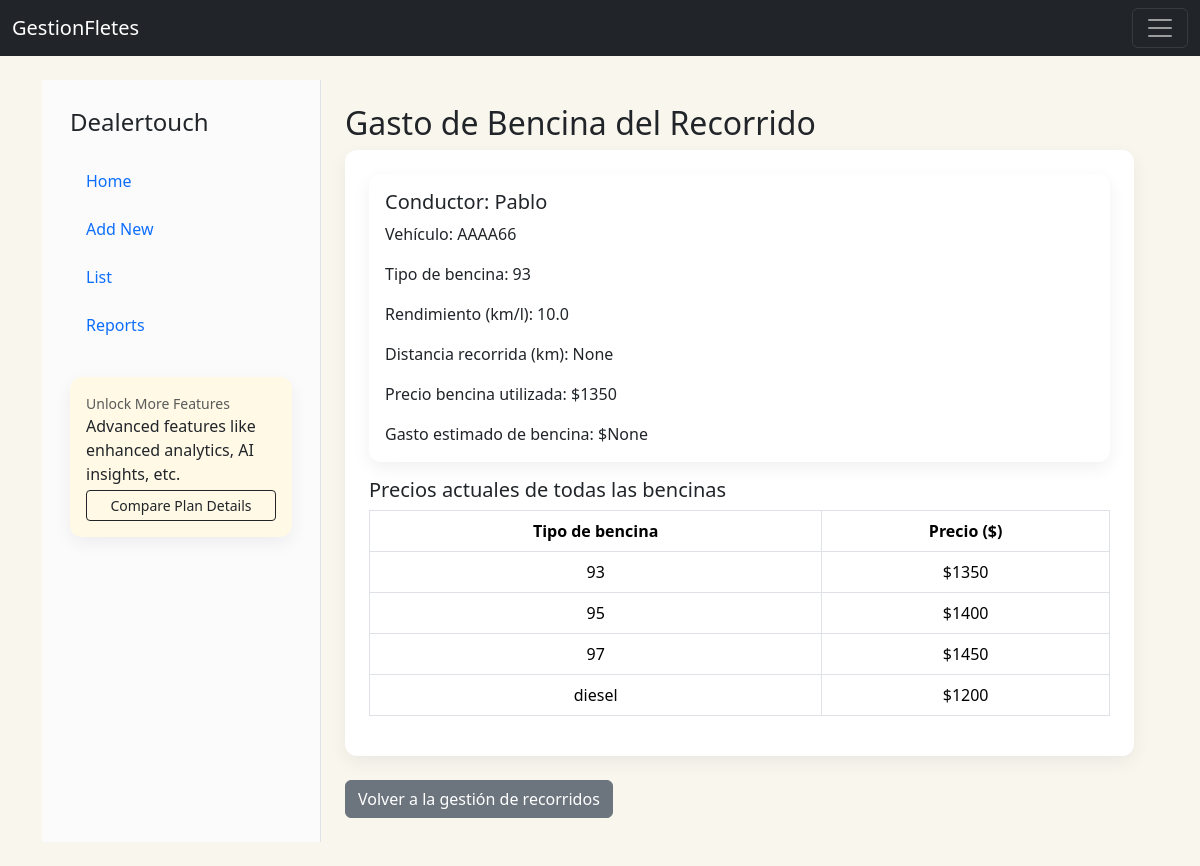
Screenshot of /recorridos/detalleGastoBencina/1/ with the database file from the repository.
### CrudRecorridos/models.py (models this page shows, shortened)
class Recorridos(models.Model):
    recorridoID = models.AutoField(primary_key=True)
    conductor = models.ForeignKey(Conductores, on_delete=models.CASCADE)
    vehiculo = models.ForeignKey(Vehiculos, on_delete=models.CASCADE)
    fecha = models.DateField()
    direccionOrigen = models.CharField(max_length=50)
    direccionDestino = models.CharField(max_length=50)
    carga = models.TextField(max_length=100)
    detalle = models.TextField(max_length=100, null=True)
    distancia_km = models.FloatField(null=True, blank=True, help_text='Distancia recorrida en km')
    gps_data = models.JSONField(null=True, blank=True, help_text='Datos GPS del recorrido (lista de puntos, GPX, etc)')

### CrudConductores/models.py (models this page shows, shortened)
class Conductores(models.Model):
    conductorID = models.AutoField(primary_key=True)
    rut = models.CharField(unique= True, max_length=10)
    nombre = models.CharField(max_length=30)
    apellido = models.CharField(max_length=30)
    fechaNacimiento = models.DateField()
    direccion = models.CharField(max_length=100)
    licencia = models.CharField(unique=True, max_length=10)

### CrudVehiculos/models.py (models this page shows, shortened)
class Vehiculos(models.Model):
    vehiculoID = models.AutoField(primary_key=True)
    patente = models.CharField(max_length=6, unique=True)
    marca = models.CharField(max_length=30)
    modelo = models.CharField(max_length=50)
    fechaAdquisicion = models.DateField()
    estado = models.CharField(max_length=10, choices=[('activo', 'Activo'),('inactivo', 'Inactivo'),], default='inactivo')
    comentario = models.TextField(max_length=200, blank=True, null=True)
    TIPO_BENCINA_CHOICES = [
        ('93', '93'),
        ('95', '95'),
        ('97', '97'),
        ('diesel', 'Diésel'),
    ]
    tipo_bencina = models.CharField(max_length=10, choices=TIPO_BENCINA_CHOICES, default='93')
    rendimiento = models.FloatField(help_text='Km por litro', default=10)

### CrudRecorridos/views.py (the view)
# urls.py: path('detalleGastoBencina/<recorridoID>/', views.detalleGastoBencina, name='detalleGastoBencina'),
def detalleGastoBencina(request, recorridoID):
    from .views import PRECIOS_BENCINA, obtener_precio_bencina
    from .models import Recorridos
    recorrido = get_object_or_404(Recorridos, recorridoID=recorridoID)
    vehiculo = recorrido.vehiculo
    tipo_bencina = getattr(vehiculo, 'tipo_bencina', '93')
    rendimiento = getattr(vehiculo, 'rendimiento', 10)
    distancia = recorrido.distancia_km or 0
    precio_bencina = obtener_precio_bencina(tipo_bencina)
    gasto_bencina = None
    if distancia > 0 and rendimiento > 0:
        gasto_bencina = round((distancia / rendimiento) * precio_bencina, 2)
    return render(request, 'detalleGastoBencina.html', {
        'recorrido': recorrido,
        'precio_bencina': precio_bencina,
        'gasto_bencina': gasto_bencina,
        'precios_bencina': PRECIOS_BENCINA
    })

### CrudRecorridos/views.py (called while the page is built)
def obtener_precio_bencina(tipo_bencina):
    return PRECIOS_BENCINA.get(tipo_bencina, 1400)

### CrudRecorridos/templates/detalleGastoBencina.html (shortened to what this page needs)
{% extends "partials/gestion_layout.html" %}
{% block gestion_header %}
    <h2>Gasto de Bencina del Recorrido</h2>
{% endblock %}
{% block gestion_body %}
    <div class="card mb-3">
        <div class="card-body">
            <h5 class="card-title">Conductor: {{ recorrido.conductor.nombre }}</h5>
            <p class="card-text">Vehículo: {{ recorrido.vehiculo.patente }}</p>
            <p class="card-text">Tipo de bencina: {{ recorrido.vehiculo.tipo_bencina }}</p>
            <p class="card-text">Rendimiento (km/l): {{ recorrido.vehiculo.rendimiento }}</p>
            <p class="card-text">Distancia recorrida (km): {{ recorrido.distancia_km }}</p>
            <p class="card-text">Precio bencina utilizada: ${{ precio_bencina }}</p>
            <p class="card-text">Gasto estimado de bencina: ${{ gasto_bencina }}</p>
        </div>
    </div>
    <h5>Precios actuales de todas las bencinas</h5>
    <table class="table table-bordered">
        <thead>
            <tr>
                <th>Tipo de bencina</th>
                <th>Precio ($)</th>
            </tr>
        </thead>
        <tbody>
            {% for tipo, precio in precios_bencina.items %}
            <tr>
                <td>{{ tipo }}</td>
                <td>${{ precio }}</td>
            </tr>
            {% endfor %}
        </tbody>
    </table>
{% endblock %}
{% block gestion_after %}
    <a href="{% url 'registrarRecorridos' %}" class="btn btn-secondary">Volver a la gestión de recorridos</a>
{% endblock %}

### Home/static/css/gestionFletes.css (style rules this page uses)
th, td { text-align: center; vertical-align: middle; }
body { background-color: #F9F6EE; }
.card { border: 0; box-shadow: 0 6px 18px rgba(15, 23, 42, 0.06); border-radius: 12px; }

### rows the page displays
Recorridos: conductor.nombre "Pablo", vehiculo.patente "AAAA66", vehiculo.tipo_bencina "93", vehiculo.rendimiento "10.0", distancia_km "None"

### other values shown
{{ precio_bencina }} "1350"
{{ gasto_bencina }} "None"
{{ tipo }} "93" "95" "97" "diesel"
{{ precio }} "1350" "1400" "1450" "1200"
